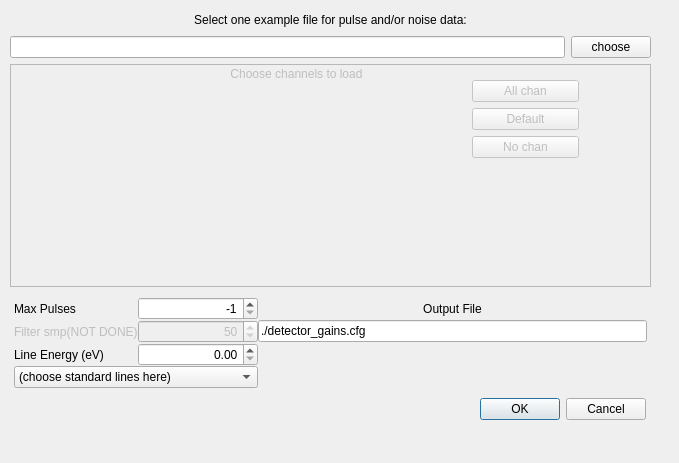
<?xml version="1.0" encoding="UTF-8"?>
<ui version="4.0">
 <class>CreateDataset</class>
 <widget class="QDialog" name="CreateDataset">
  <property name="windowModality">
   <enum>Qt::ApplicationModal</enum>
  </property>
  <property name="geometry">
   <rect>
    <x>0</x>
    <y>0</y>
    <width>679</width>
    <height>463</height>
   </rect>
  </property>
  <property name="windowTitle">
   <string>Compute TES Gains for a Single Bright Line</string>
  </property>
  <widget class="QWidget" name="verticalLayoutWidget_2">
   <property name="geometry">
    <rect>
     <x>10</x>
     <y>10</y>
     <width>641</width>
     <height>410</height>
    </rect>
   </property>
   <layout class="QVBoxLayout" name="verticalLayout" stretch="0,0,0,0,0">
    <property name="sizeConstraint">
     <enum>QLayout::SetDefaultConstraint</enum>
    </property>
    <item>
     <widget class="QLabel" name="label">
      <property name="sizePolicy">
       <sizepolicy hsizetype="Preferred" vsizetype="Maximum">
        <horstretch>0</horstretch>
        <verstretch>0</verstretch>
       </sizepolicy>
      </property>
      <property name="maximumSize">
       <size>
        <width>16777215</width>
        <height>20</height>
       </size>
      </property>
      <property name="toolTip">
       <string>Whether to load indicated pulse files</string>
      </property>
      <property name="text">
       <string>Select one example file for pulse and/or noise data:</string>
      </property>
      <property name="alignment">
       <set>Qt::AlignCenter</set>
      </property>
     </widget>
    </item>
    <item>
     <layout class="QGridLayout" name="file_selection_layout" rowstretch="0,0,0,0" columnstretch="0,0">
      <item row="0" column="0">
       <widget class="QLineEdit" name="pulse_file_edit">
        <property name="sizePolicy">
         <sizepolicy hsizetype="MinimumExpanding" vsizetype="Fixed">
          <horstretch>1</horstretch>
          <verstretch>0</verstretch>
         </sizepolicy>
        </property>
        <property name="minimumSize">
         <size>
          <width>400</width>
          <height>0</height>
         </size>
        </property>
       </widget>
      </item>
      <item row="0" column="1">
       <widget class="QPushButton" name="choose_pulse_file">
        <property name="enabled">
         <bool>true</bool>
        </property>
        <property name="focusPolicy">
         <enum>Qt::NoFocus</enum>
        </property>
        <property name="toolTip">
         <string>Choose the template pulse file name.</string>
        </property>
        <property name="text">
         <string>choose</string>
        </property>
        <property name="autoDefault">
         <bool>false</bool>
        </property>
       </widget>
      </item>
     </layout>
    </item>
    <item>
     <widget class="QFrame" name="chan_selection_frame">
      <property name="sizePolicy">
       <sizepolicy hsizetype="Expanding" vsizetype="Minimum">
        <horstretch>1</horstretch>
        <verstretch>0</verstretch>
       </sizepolicy>
      </property>
      <property name="minimumSize">
       <size>
        <width>0</width>
        <height>170</height>
       </size>
      </property>
      <property name="frameShape">
       <enum>QFrame::StyledPanel</enum>
      </property>
      <property name="frameShadow">
       <enum>QFrame::Raised</enum>
      </property>
      <widget class="QWidget" name="gridLayoutWidget">
       <property name="geometry">
        <rect>
         <x>10</x>
         <y>20</y>
         <width>441</width>
         <height>141</height>
        </rect>
       </property>
       <layout class="QGridLayout" name="chan_selection_layout" rowstretch="0" columnstretch="0"/>
      </widget>
      <widget class="QLabel" name="chan_selection_label">
       <property name="enabled">
        <bool>false</bool>
       </property>
       <property name="geometry">
        <rect>
         <x>11</x>
         <y>0</y>
         <width>551</width>
         <height>20</height>
        </rect>
       </property>
       <property name="text">
        <string>Choose channels to load</string>
       </property>
       <property name="alignment">
        <set>Qt::AlignCenter</set>
       </property>
      </widget>
      <widget class="QWidget" name="verticalLayoutWidget">
       <property name="geometry">
        <rect>
         <x>460</x>
         <y>16</y>
         <width>111</width>
         <height>141</height>
        </rect>
       </property>
       <layout class="QVBoxLayout" name="chan_selection_controls">
        <property name="leftMargin">
         <number>2</number>
        </property>
        <property name="rightMargin">
         <number>2</number>
        </property>
        <item>
         <widget class="QPushButton" name="check_all_chan">
          <property name="enabled">
           <bool>false</bool>
          </property>
          <property name="focusPolicy">
           <enum>Qt::NoFocus</enum>
          </property>
          <property name="toolTip">
           <string>Select all channels on disk</string>
          </property>
          <property name="text">
           <string>All chan</string>
          </property>
         </widget>
        </item>
        <item>
         <widget class="QPushButton" name="check_default_chan">
          <property name="enabled">
           <bool>false</bool>
          </property>
          <property name="toolTip">
           <string>Select all channels but the disabled ones.</string>
          </property>
          <property name="text">
           <string>Default</string>
          </property>
         </widget>
        </item>
        <item>
         <widget class="QPushButton" name="check_no_chan">
          <property name="enabled">
           <bool>false</bool>
          </property>
          <property name="focusPolicy">
           <enum>Qt::NoFocus</enum>
          </property>
          <property name="toolTip">
           <string>Unselect all channels</string>
          </property>
          <property name="text">
           <string>No chan</string>
          </property>
         </widget>
        </item>
        <item>
         <spacer name="verticalSpacer_2">
          <property name="orientation">
           <enum>Qt::Vertical</enum>
          </property>
          <property name="sizeHint" stdset="0">
           <size>
            <width>20</width>
            <height>40</height>
           </size>
          </property>
         </spacer>
        </item>
       </layout>
      </widget>
     </widget>
    </item>
    <item>
     <layout class="QGridLayout" name="gridLayout" columnminimumwidth="120,120,0">
      <property name="margin">
       <number>4</number>
      </property>
      <property name="spacing">
       <number>0</number>
      </property>
      <item row="0" column="0">
       <widget class="QLabel" name="MaxPulsesLabel">
        <property name="text">
         <string>Max Pulses</string>
        </property>
       </widget>
      </item>
      <item row="0" column="1">
       <widget class="QSpinBox" name="MaxPulsesSpin">
        <property name="toolTip">
         <string>Analyze only this many pulses (-1 means ALL)</string>
        </property>
        <property name="alignment">
         <set>Qt::AlignRight|Qt::AlignTrailing|Qt::AlignVCenter</set>
        </property>
        <property name="minimum">
         <number>-1</number>
        </property>
        <property name="maximum">
         <number>999999</number>
        </property>
        <property name="value">
         <number>-1</number>
        </property>
       </widget>
      </item>
      <item row="1" column="0">
       <widget class="QLabel" name="FilterSamplesLabel">
        <property name="enabled">
         <bool>false</bool>
        </property>
        <property name="text">
         <string>Filter smp(NOT DONE)</string>
        </property>
       </widget>
      </item>
      <item row="1" column="1">
       <widget class="QSpinBox" name="FilterSamplesSpin">
        <property name="enabled">
         <bool>false</bool>
        </property>
        <property name="toolTip">
         <string>Sub-optimal filter uses this many samples starting at trigger</string>
        </property>
        <property name="alignment">
         <set>Qt::AlignRight|Qt::AlignTrailing|Qt::AlignVCenter</set>
        </property>
        <property name="minimum">
         <number>1</number>
        </property>
        <property name="maximum">
         <number>9999</number>
        </property>
        <property name="value">
         <number>50</number>
        </property>
       </widget>
      </item>
      <item row="2" column="0">
       <widget class="QLabel" name="MaxPulsesLabel_3">
        <property name="text">
         <string>Line Energy (eV)</string>
        </property>
       </widget>
      </item>
      <item row="2" column="1">
       <widget class="QDoubleSpinBox" name="LineEnergySpin">
        <property name="toolTip">
         <string>Spectral line location in eV (0.00 means rescale raw units to their median)</string>
        </property>
        <property name="alignment">
         <set>Qt::AlignRight|Qt::AlignTrailing|Qt::AlignVCenter</set>
        </property>
        <property name="maximum">
         <double>999999999.000000000000000</double>
        </property>
       </widget>
      </item>
      <item row="0" column="2">
       <widget class="QLabel" name="label_3">
        <property name="text">
         <string>Output File</string>
        </property>
        <property name="alignment">
         <set>Qt::AlignCenter</set>
        </property>
       </widget>
      </item>
      <item row="1" column="2">
       <widget class="QLineEdit" name="OutputFile">
        <property name="text">
         <string>./detector_gains.cfg</string>
        </property>
       </widget>
      </item>
      <item row="3" column="0" colspan="2">
       <widget class="QComboBox" name="EnergyMenu">
        <property name="editable">
         <bool>false</bool>
        </property>
        <item>
         <property name="text">
          <string>(choose standard lines here)</string>
         </property>
        </item>
        <item>
         <property name="text">
          <string>Mn Kalpha (5986 eV)</string>
         </property>
        </item>
        <item>
         <property name="text">
          <string>Carbon Kalpha (277 eV)</string>
         </property>
        </item>
        <item>
         <property name="text">
          <string>Oxygen Kalpha (524.9 eV)</string>
         </property>
        </item>
        <item>
         <property name="text">
          <string>153Gd (97.143 keV)</string>
         </property>
        </item>
       </widget>
      </item>
     </layout>
    </item>
    <item>
     <layout class="QHBoxLayout" name="take_action">
      <property name="leftMargin">
       <number>15</number>
      </property>
      <property name="rightMargin">
       <number>5</number>
      </property>
      <item>
       <widget class="QDialogButtonBox" name="ok_cancel_buttons">
        <property name="focusPolicy">
         <enum>Qt::TabFocus</enum>
        </property>
        <property name="autoFillBackground">
         <bool>false</bool>
        </property>
        <property name="orientation">
         <enum>Qt::Horizontal</enum>
        </property>
        <property name="standardButtons">
         <set>QDialogButtonBox::Cancel|QDialogButtonBox::Ok</set>
        </property>
       </widget>
      </item>
     </layout>
    </item>
   </layout>
  </widget>
 </widget>
 <tabstops>
  <tabstop>pulse_file_edit</tabstop>
  <tabstop>choose_pulse_file</tabstop>
  <tabstop>check_all_chan</tabstop>
  <tabstop>check_default_chan</tabstop>
  <tabstop>check_no_chan</tabstop>
  <tabstop>ok_cancel_buttons</tabstop>
 </tabstops>
 <resources/>
 <connections>
  <connection>
   <sender>ok_cancel_buttons</sender>
   <signal>accepted()</signal>
   <receiver>CreateDataset</receiver>
   <slot>accept()</slot>
   <hints>
    <hint type="sourcelabel">
     <x>649</x>
     <y>410</y>
    </hint>
    <hint type="destinationlabel">
     <x>157</x>
     <y>274</y>
    </hint>
   </hints>
  </connection>
  <connection>
   <sender>ok_cancel_buttons</sender>
   <signal>rejected()</signal>
   <receiver>CreateDataset</receiver>
   <slot>reject()</slot>
   <hints>
    <hint type="sourcelabel">
     <x>649</x>
     <y>410</y>
    </hint>
    <hint type="destinationlabel">
     <x>286</x>
     <y>274</y>
    </hint>
   </hints>
  </connection>
  <connection>
   <sender>pulse_file_edit</sender>
   <signal>textChanged(QString)</signal>
   <receiver>CreateDataset</receiver>
   <slot>file_template_textEdited(QString)</slot>
   <hints>
    <hint type="sourcelabel">
     <x>323</x>
     <y>66</y>
    </hint>
    <hint type="destinationlabel">
     <x>333</x>
     <y>186</y>
    </hint>
   </hints>
  </connection>
  <connection>
   <sender>EnergyMenu</sender>
   <signal>currentIndexChanged(QString)</signal>
   <receiver>CreateDataset</receiver>
   <slot>energy_menu_chooser(QString)</slot>
   <hints>
    <hint type="sourcelabel">
     <x>70</x>
     <y>361</y>
    </hint>
    <hint type="destinationlabel">
     <x>416</x>
     <y>358</y>
    </hint>
   </hints>
  </connection>
  <connection>
   <sender>OutputFile</sender>
   <signal>editingFinished()</signal>
   <receiver>CreateDataset</receiver>
   <slot>output_file_textEdited()</slot>
   <hints>
    <hint type="sourcelabel">
     <x>469</x>
     <y>303</y>
    </hint>
    <hint type="destinationlabel">
     <x>567</x>
     <y>264</y>
    </hint>
   </hints>
  </connection>
 </connections>
 <slots>
  <slot>choose_file()</slot>
  <slot>file_template_textEdited(QString)</slot>
  <slot>output_file_textEdited()</slot>
  <slot>energy_menu_chooser(QString)</slot>
 </slots>
</ui>
